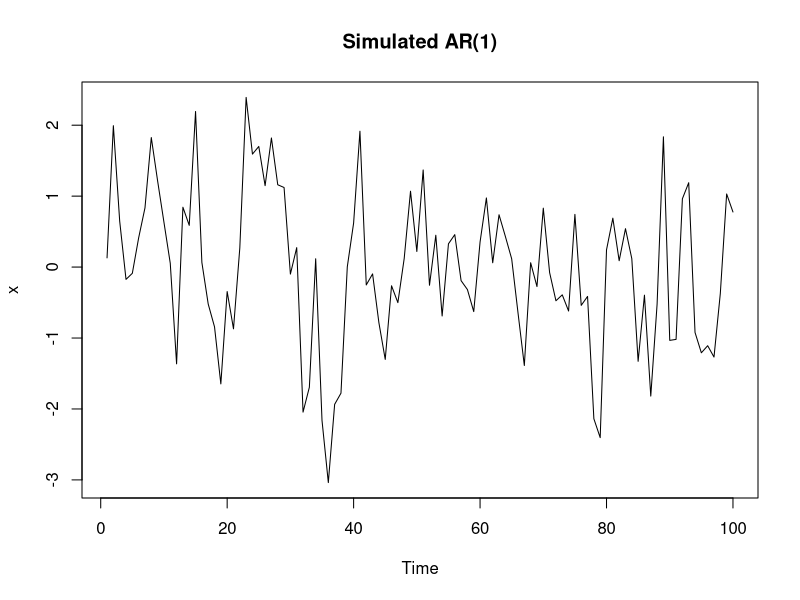
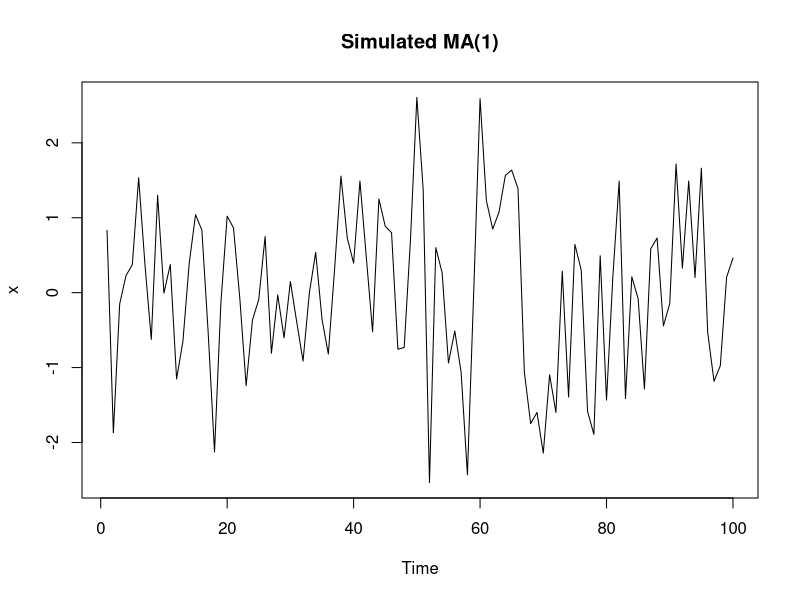

Here is the R script that generated these plots, in order:
## ---- chunk 1
knitr::opts_chunk$set(fig.align = 'center', out.width = '95%')
## ---- chunk 2
x <- arima.sim(model = list(ar = 0.42), n = 100, sd = 1)
plot(x, main = 'Simulated AR(1)')
## ---- chunk 3
x <- arima.sim(model = list(ma = 0.42), n = 100, sd = 1)
plot(x, main = 'Simulated MA(1)')
